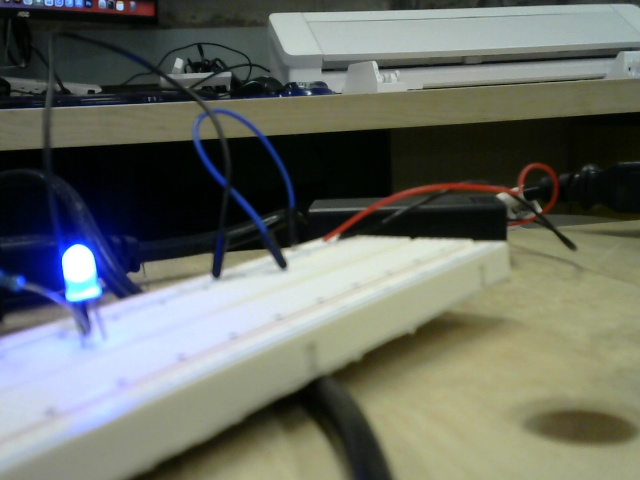
#> input picture captured_image.jpg, 640 x 480 px, given in place of the camera
$ python LEDbrightness.py
#> lines starting #> are read from the running program, lines starting #| are printed output that depends on the picture; after the words box and inside, x2 and y2 are one past the last pixel; in counts of white or black regions, pixels touching at a corner belong together
#> further down, frame is the input picture: shape (480, 640, 3); mean B, G, R 100.9, 109.2, 105.1
import cv2
import numpy as np

# Function to detect LED based only on BRIGHTNESS

def detect_led(frame):
    # Convert the frame to grayscale
    gray = cv2.cvtColor(frame, cv2.COLOR_BGR2GRAY)
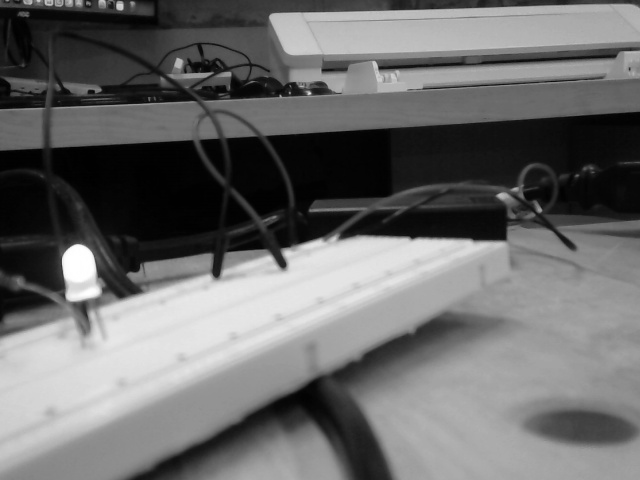
#> gray: shape (480, 640); min 0, max 255, mean 107.1

    # Apply a Gaussian blur to reduce noise
    blurred = cv2.GaussianBlur(gray, (15, 15), 0)
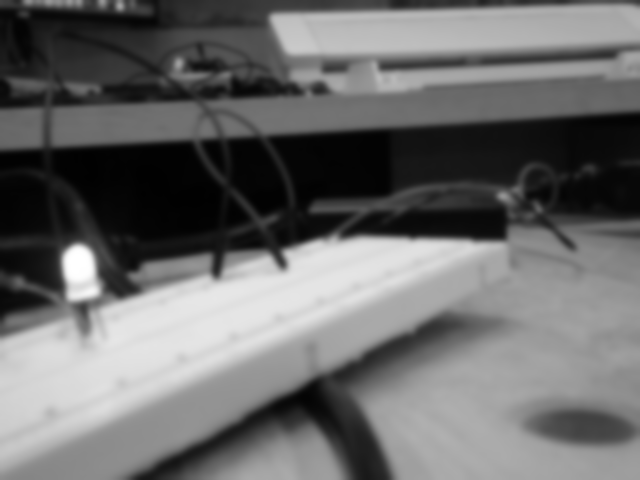
#> blurred: shape (480, 640); min 1, max 255, mean 107.1

    # Apply thresholding to detect bright spots (LED)
    _, thresholded = cv2.threshold(blurred, 200, 255, cv2.THRESH_BINARY)
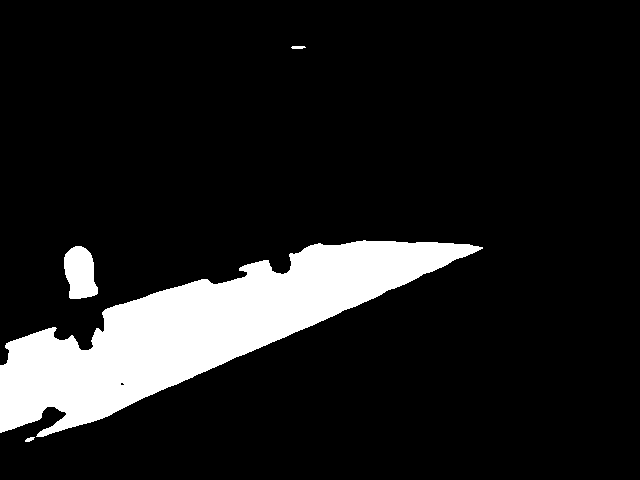
#> thresholded: shape (480, 640); 11.9% white; 4 white regions

    # Find contours of the bright regions
    contours, _ = cv2.findContours(thresholded, cv2.RETR_EXTERNAL, cv2.CHAIN_APPROX_SIMPLE)
#> contours = 4 contours; box (x1, y1, x2, y2) and area: (0, 240, 483, 437) 34534, (64, 246, 98, 299) 1303, (291, 46, 306, 49) 24, (25, 437, 35, 442) 21

    # Draw contours on the original frame
    for contour in contours:
        if cv2.contourArea(contour) > 100:  # Filter small contours (noise)
            # Get the bounding box of the contour
            x, y, w, h = cv2.boundingRect(contour)
            # Draw a rectangle around the detected LED
            cv2.rectangle(frame, (x, y), (x + w, y + h), (0, 255, 0), 2)
#> this loop made 4 passes
#> (x, y, w, h) on passes 2 to 3: (64, 246, 34, 53), (0, 240, 483, 197)
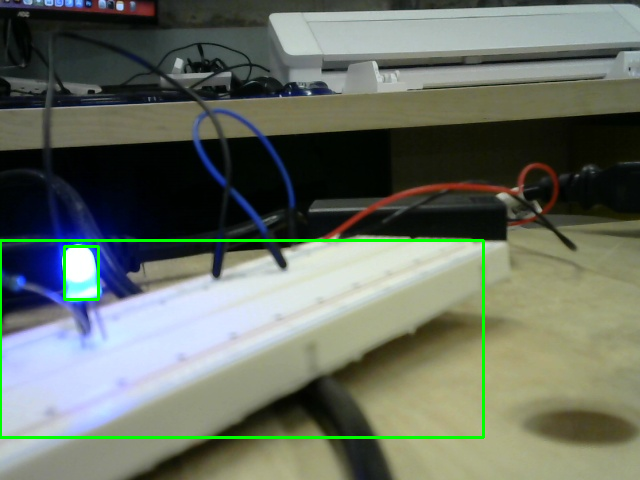
#> frame: shape (480, 640, 3); 1.43% of pixels changed, all inside (x1, y1, x2, y2) = (0, 239, 485, 439)

    return frame

# Open the video feed
cap = cv2.VideoCapture(-1)

while True:
    ret, frame = cap.read()
    if not ret:
        break

    # Detect LED in the current frame
    frame_with_led = detect_led(frame)

    # Display the frame with detected LEDs
    cv2.imshow("LED Detection", frame_with_led)

    # Break the loop if 'q' is pressed
    if cv2.waitKey(1) & 0xFF == ord('q'):
#> (key q is pressed here)
        break

# Release the video capture and close windows
cap.release()
cv2.destroyAllWindows()
